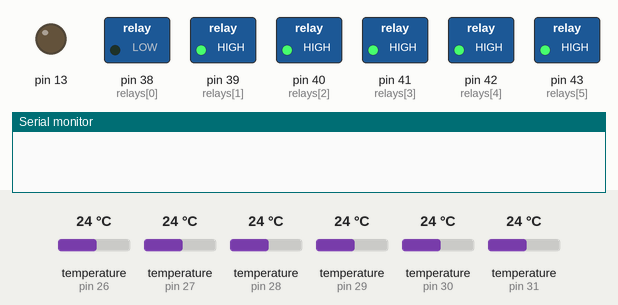
Recording of a sketch running on a simulated Arduino Mega 2560, built with avr-gcc and run on an emulated ATmega2560. Shown: switched loads named in the sketch (green lamp = pin HIGH), output pins drawn as LEDs (lit = HIGH), the last lines printed to the serial monitor. The test bench sets the inputs (shaded band); at power-on: temperature (sensors on pin 26, pin 27, pin 28, pin 29, pin 30, pin 31) 24 °C.

Above: at 0.6 s.
At 9.1 s:
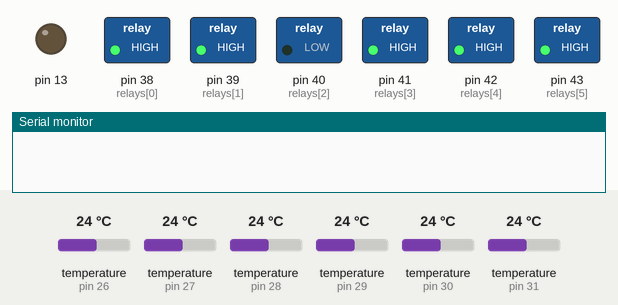
At 13.4 s:
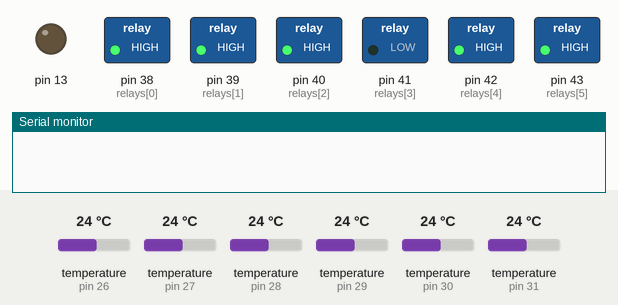
At 17.7 s:
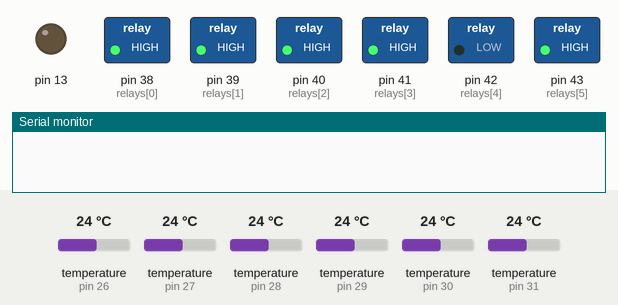
At 26.2 s:
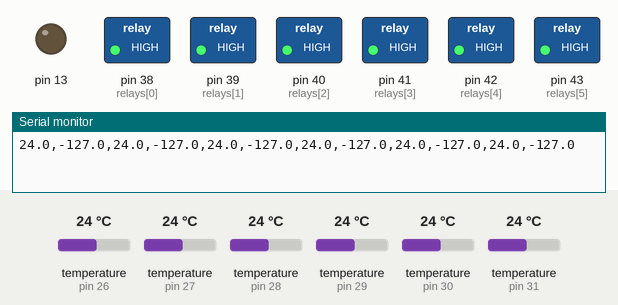
At 35.5 s:
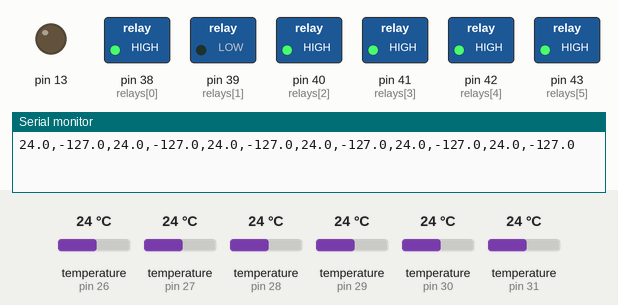
Timing chart, 0 to 40.0 s (numbered marks = the images above):
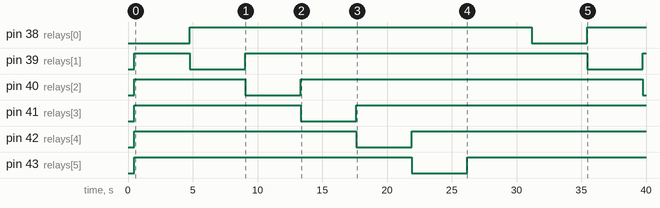

Measured:
- by itself, pin 38 (relays[0]): LOW → HIGH at 4.8 s, → LOW 26.4 s later, → HIGH 4.3 s later
- by itself, pin 39 (relays[1]): alternates HIGH for 26.4 s and LOW for 4.3 s
- by itself, pin 40 (relays[2]): HIGH → LOW at 9.1 s, → HIGH 4.3 s later, → LOW 26.4 s later
- by itself, pin 41 (relays[3]): HIGH → LOW at 13.3 s, → HIGH 4.3 s later
- by itself, pin 42 (relays[4]): HIGH → LOW at 17.6 s, → HIGH 4.3 s later
- by itself, pin 43 (relays[5]): HIGH → LOW at 21.9 s, → HIGH 4.3 s later

The sketch:

Mega6RelayLogger.ino
```cpp
#include <OneWire.h>
#include <DallasTemperature.h>

#define PROBES_PER_RELAY 2
#define NUM_PROBES 12
#define NUM_RELAYS 6

OneWire gp1(26);
DallasTemperature dt1(&gp1);

OneWire gp2(27);
DallasTemperature dt2(&gp2);

OneWire gp3(28);
DallasTemperature dt3(&gp3);

OneWire gp4(29);
DallasTemperature dt4(&gp4);

OneWire gp5(30);
DallasTemperature dt5(&gp5);

OneWire gp6(31);
DallasTemperature dt6(&gp6);

DallasTemperature sensors[6] = { dt1, dt2, dt3, dt4, dt5, dt6 };
int relays[6] = { 38, 39, 40, 41, 42, 43 };

void setup() {
  delay(500);
  pinMode(13, OUTPUT);
  digitalWrite(13, LOW);

  Serial.begin(9600);

  for (int i = 0; i < 6; i++) {
    pinMode(relays[i], OUTPUT);
    digitalWrite(relays[i], HIGH);
  }

}

void loop() {
  // put your main code here, to run repeatedly:
  int pIndex = 0;
  String temps = "";

  for (int i = 0; i < 6; ++i) {
    // start relay
    digitalWrite(relays[i], LOW);
    delay(1000);

    // ===============
    sensors[i].begin();
    delay(1000);
    sensors[i].requestTemperatures();
    delay(1000);

    for (int p = 0; p < 2; p++) {
      double t = sensors[i].getTempCByIndex(p);
      temps += String(t, 1);

      if (pIndex != 11) {
        temps += ",";
      }

      ++pIndex;
    }
    delay(500);
    // Shutdown relay
    digitalWrite(relays[i], HIGH);
  }

  Serial.println(temps);

  delay(5000);
}
```
